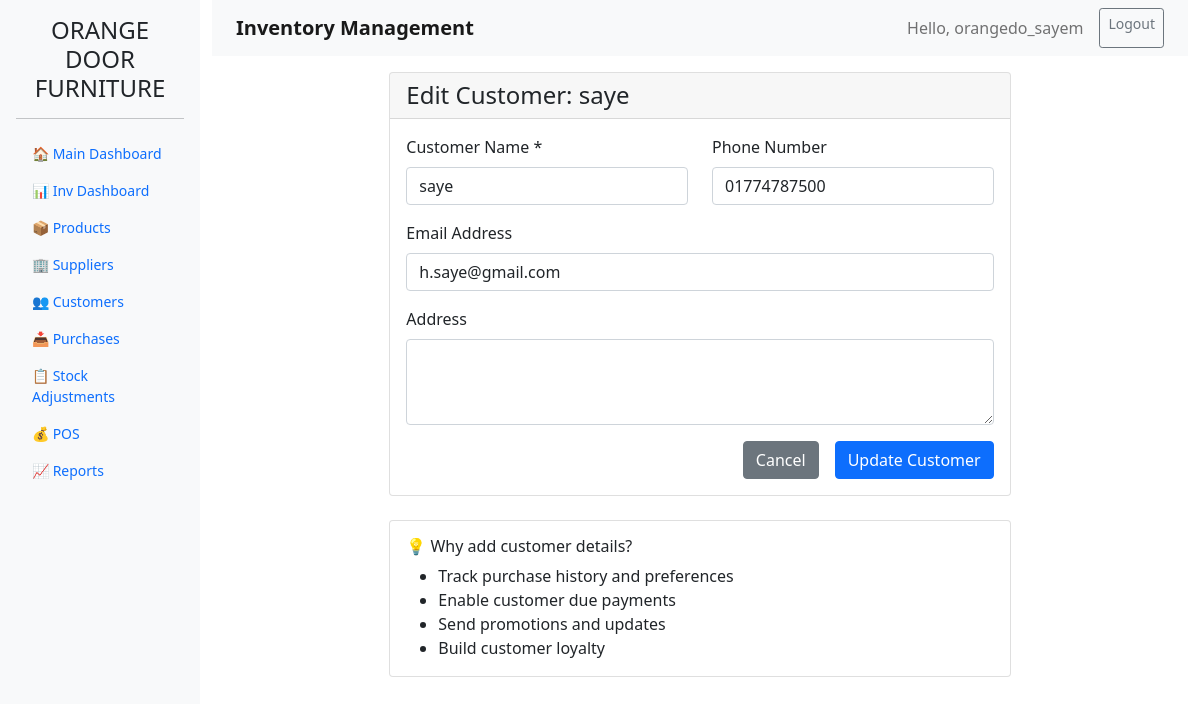
Screenshot of /inventory/customers/1/edit/ (signed in) with the database file from the repository.
### inventory/models.py (models this page shows, shortened)
class Customer(models.Model):
    name = models.CharField(max_length=200)
    phone = models.CharField(max_length=20, unique=True, blank=True, null=True)  # Make unique and allow null
    email = models.EmailField(blank=True)
    address = models.TextField(blank=True)
    created_at = models.DateTimeField(auto_now_add=True)
    class Meta:
        constraints = [
            models.UniqueConstraint(
                fields=['phone'],
                name='unique_phone_when_not_null',
                condition=models.Q(phone__isnull=False)
            )
        ]

### inventory/views.py (the view)
# urls.py: path('customers/<int:pk>/edit/', views.customer_edit, name='customer_edit'),
@login_required
def customer_edit(request, pk):
    customer = get_object_or_404(Customer, pk=pk)
    if request.method == 'POST':
        form = CustomerForm(request.POST, instance=customer)
        if form.is_valid():
            customer = form.save()
            messages.success(request, f'Customer "{customer.name}" updated successfully!')
            return redirect('customer_list')
        else:
            messages.error(request, 'Please correct the errors below.')
    else:
        form = CustomerForm(instance=customer)
    return render(request, 'inventory/customer_form.html', {
        'form': form,
        'title': f'Edit Customer: {customer.name}'
    })

### inventory/forms.py (shortened to what this page needs)
class CustomerForm(forms.ModelForm):
    class Meta:
        model = Customer
        fields = '__all__'
        widgets = {
            'address': forms.Textarea(attrs={'rows': 3}),
            'name': forms.TextInput(attrs={'placeholder': 'Enter customer name'}),
            'phone': forms.TextInput(attrs={'placeholder': 'Enter phone number'}),
            'email': forms.EmailInput(attrs={'placeholder': 'Enter email address'}),
        }

### templates/inventory/customer_form.html (shortened to what this page needs)
{% extends 'inventory/base.html' %}
{% block content %}
<div class="row justify-content-center">
    <div class="col-md-8">
        <div class="card">
            <div class="card-header">
                <h4 class="card-title mb-0">{{ title }}</h4>
            </div>
            <div class="card-body">
                <form method="post">
                    <div class="row">
                        <div class="col-md-6">
                            <div class="mb-3">
                                <label for="{{ form.name.id_for_label }}" class="form-label">Customer Name *</label>
                                {{ form.name }}
                            </div>
                        </div>
                        <div class="col-md-6">
                            <div class="mb-3">
                                <label for="{{ form.phone.id_for_label }}" class="form-label">Phone Number</label>
                                {{ form.phone }}
                            </div>
                        </div>
                    </div>
                    <div class="mb-3">
                        <label for="{{ form.email.id_for_label }}" class="form-label">Email Address</label>
                        {{ form.email }}
                    </div>
                    <div class="mb-3">
                        <label for="{{ form.address.id_for_label }}" class="form-label">Address</label>
                        {{ form.address }}
                    </div>
                    <div class="d-grid gap-2 d-md-flex justify-content-md-end">
                        <a href="{% url 'customer_list' %}" class="btn btn-secondary me-md-2">Cancel</a>
                        <button type="submit" class="btn btn-primary">
                            {% if 'edit' in request.path %}Update{% else %}Add{% endif %} Customer
                        </button>
                    </div>
                </form>
            </div>
        </div>
        <div class="card mt-4">
            <div class="card-body">
                <h6>💡 Why add customer details?</h6>
                <ul class="mb-0">
                    <li>Track purchase history and preferences</li>
                    <li>Enable customer due payments</li>
                    <li>Send promotions and updates</li>
                    <li>Build customer loyalty</li>
                </ul>
            </div>
        </div>
    </div>
</div>
{% endblock %}

### templates/inventory/base.html (shortened to what this page needs)
<!DOCTYPE html>
<html lang="en">
<head>
    <link href="https://cdn.jsdelivr.net/npm/bootstrap@5.1.3/dist/css/bootstrap.min.css" rel="stylesheet">
</head>
<body>
    <div class="container-fluid">
        <div class="row">
            <div class="col-md-2 sidebar p-3">
                <h4 class="text-center">ORANGE DOOR FURNITURE</h4>
                <hr>
                <ul class="nav nav-pills flex-column">
                    <li class="nav-item">
                        <a class="nav-link" href="{% url 'dashboard' %}">🏠 Main Dashboard</a>
                    </li>
                    <li class="nav-item">
                        <a class="nav-link" href="{% url 'inventory_dashboard' %}">📊 Inv Dashboard</a>
                    </li>
                    <li class="nav-item">
                        <a class="nav-link" href="{% url 'product_list' %}">📦 Products</a>
                    </li>
                    <li class="nav-item">
                        <a class="nav-link" href="{% url 'supplier_list' %}">🏢 Suppliers</a>
                    </li>
                    <li class="nav-item">
                        <a class="nav-link" href="{% url 'customer_list' %}">👥 Customers</a>
                    </li>
                    <li class="nav-item">
                        <a class="nav-link" href="{% url 'purchase_list' %}">📥 Purchases</a>
                    </li>
                    <li class="nav-item">
                        <a class="nav-link" href="{% url 'stock_adjustment_list' %}">📋 Stock Adjustments</a>
                    </li>
                    <li class="nav-item">
                        <a class="nav-link" href="{% url 'pos_dashboard' %}">💰 POS</a>
                    </li>
                    <li class="nav-item">
                        <a class="nav-link" href="{% url 'reports_dashboard' %}">📈 Reports</a>
                    </li>
                </ul>
            </div>
            <div class="col-md-10">
                <nav class="navbar navbar-expand-lg navbar-light bg-light">
                    <div class="container-fluid">
                        <span class="navbar-brand">Inventory Management</span>
                        <div class="navbar-nav ms-auto">
                            <span class="navbar-text me-3">
                                Hello, {{ request.user.username }}
                            </span>
                            <a href="{% url 'admin:logout' %}" class="btn btn-outline-secondary btn-sm">Logout</a>
                        </div>
                    </div>
                </nav>
                <main class="p-3">
                    {% block content %}
                    {% endblock %}
                </main>
            </div>
        </div>
    </div>
</body>
</html>

### templates/inventory/base.html (style rules this page uses)
.sidebar { min-height: 100vh; background-color: #f8f9fa; font-size: 14px; }
.navbar-brand { font-weight: bold; }

### rows the page displays
Customer: name "saye", phone "01774787500", email "h.saye@gmail.com"

### other values shown
{{ request.user.username }} "orangedo_sayem"
{{ title }} "Edit Customer: saye"
